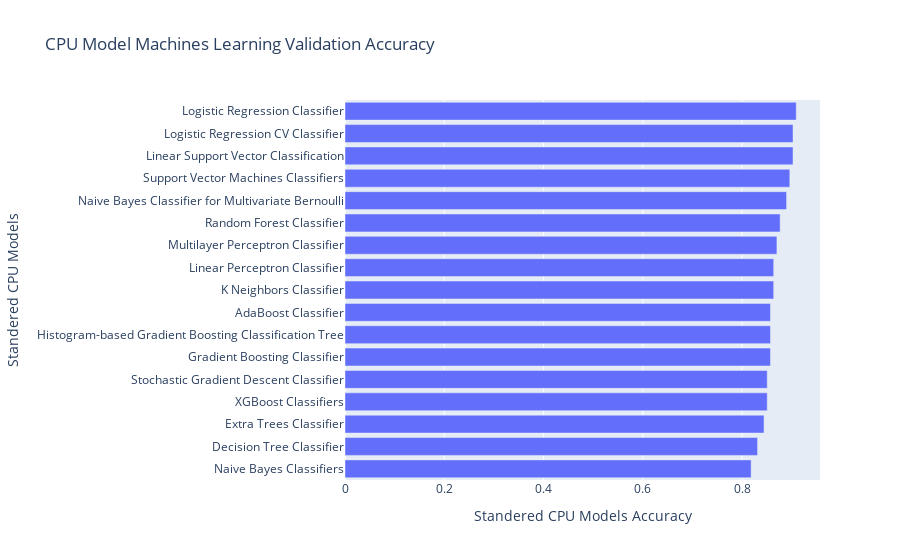

The notebook cell saved with this chart:
### Markdown cell above
### Accuracy Score

### Code cell
# Random Forest Classifier
Valid_accuracy_rf_m_1_cpu = accuracy_score(y_test, rf_m_1_pred_vaild_cpu)

# Gradient Boosting Classifier
Valid_accuracy_gb_m_1_cpu = accuracy_score(y_test, gb_m_1_pred_vaild_cpu)

# Histogram-based Gradient Boosting Classification Tree
Valid_accuracy_hgb_m_1_cpu = accuracy_score(y_test, hgb_m_1_pred_vaild_cpu)

# AdaBoost Classifier
Valid_accuracy_ad_m_1_cpu = accuracy_score(y_test, ad_m_1_pred_vaild_cpu)

# Extra Trees Classifier
Valid_accuracy_et_m_1_cpu = accuracy_score(y_test, et_m_1_pred_vaild_cpu)

# K Neighbors Classifier
Valid_accuracy_knn_m_1_cpu = accuracy_score(y_test, knn_m_1_pred_vaild_cpu)

# Naive Bayes Classifiers
Valid_accuracy_nb_m_1_cpu = accuracy_score(y_test, nb_m_1_pred_vaild_cpu)

# Naive Bayes Classifier for Multivariate Bernoulli
Valid_accuracy_bnb_m_1_cpu = accuracy_score(y_test, bnb_m_1_pred_vaild_cpu)

# Decision Tree Classifier
Valid_accuracy_dt_m_1_cpu = accuracy_score(y_test, dt_m_1_pred_vaild_cpu)

# Logistic Regression Classifier
Valid_accuracy_lg_m_1_cpu = accuracy_score(y_test, lg_m_1_pred_vaild_cpu)

# Logistic Regression CV Classifier
Valid_accuracy_lgcv_m_1_cpu = accuracy_score(y_test, lgcv_m_1_pred_vaild_cpu)

# Stochastic Gradient Descent Classifier
Valid_accuracy_sgdc_m_1_cpu = accuracy_score(y_test, sgdc_m_1_pred_vaild_cpu)

# Linear Perceptron Classifier
Valid_accuracy_lpc_m_1_cpu = accuracy_score(y_test, lpc_m_1_pred_vaild_cpu)

# XGBoost Classifiers
Valid_accuracy_xgb_m_1_cpu = accuracy_score(y_test, xgb_m_1_pred_vaild_cpu)

# Support Vector Machines Classifiers
Valid_accuracy_svm_m_1_cpu = accuracy_score(y_test, svm_m_1_pred_vaild_cpu)

# Linear Support Vector Classification
Valid_accuracy_lsvm_m_1_cpu = accuracy_score(y_test, lsvm_m_1_pred_vaild_cpu)

# Multilayer Perceptron Classifier
Valid_accuracy_mlp_m_1_cpu = accuracy_score(y_test, mlp_m_1_pred_vaild_cpu)

cpu_ml_m_1_valid_compare = pd.DataFrame({"Standered CPU Models": [
                                "Random Forest Classifier", 
                                "Gradient Boosting Classifier",
                                "Histogram-based Gradient Boosting Classification Tree",
                                "AdaBoost Classifier",
                                "Extra Trees Classifier",
                                "K Neighbors Classifier",
                                "Naive Bayes Classifiers",
                                "Naive Bayes Classifier for Multivariate Bernoulli",
                                "Decision Tree Classifier",
                                "Logistic Regression Classifier",
                                "Logistic Regression CV Classifier",
                                "Stochastic Gradient Descent Classifier",
                                "Linear Perceptron Classifier",
                                "XGBoost Classifiers",
                                "Support Vector Machines Classifiers",
                                "Linear Support Vector Classification",
                                "Multilayer Perceptron Classifier"
                                ],

                "Standered CPU Models Accuracy": [
                                Valid_accuracy_rf_m_1_cpu, 
                                Valid_accuracy_gb_m_1_cpu,
                                Valid_accuracy_hgb_m_1_cpu,
                                Valid_accuracy_ad_m_1_cpu,
                                Valid_accuracy_et_m_1_cpu,
                                Valid_accuracy_knn_m_1_cpu,
                                Valid_accuracy_nb_m_1_cpu,
                                Valid_accuracy_bnb_m_1_cpu,
                                Valid_accuracy_dt_m_1_cpu,
                                Valid_accuracy_lg_m_1_cpu,
                                Valid_accuracy_lgcv_m_1_cpu,
                                Valid_accuracy_sgdc_m_1_cpu,
                                Valid_accuracy_lpc_m_1_cpu,
                                Valid_accuracy_xgb_m_1_cpu,
                                Valid_accuracy_svm_m_1_cpu,
                                Valid_accuracy_lsvm_m_1_cpu,
                                Valid_accuracy_mlp_m_1_cpu
                                ],
                        })  
                                
print(tabulate(cpu_ml_m_1_valid_compare, headers = 'keys', tablefmt = 'psql'))
fig = px.bar(cpu_ml_m_1_valid_compare.sort_values(by="Standered CPU Models Accuracy", ascending=True), x = "Standered CPU Models Accuracy", y = "Standered CPU Models", title = "CPU Model Machines Learning Validation Accuracy")
fig.show()

### Figure 1 — Plotly figure (JSON) as saved in the notebook; plotly's stock layout.template omitted (floating-point values rounded to 4 significant figures)
{"data": [{"alignmentgroup": "True", "hovertemplate": "Standered CPU Models Accuracy=%{x}<br>Standered CPU Models=%{y}<extra></extra>", "legendgroup": "", "marker": {"color": "#636efa", "pattern": {"shape": ""}}, "name": "", "offsetgroup": "", "orientation": "h", "showlegend": false, "textposition": "auto", "type": "bar", "x": [0.8182, 0.8312, 0.8442, 0.8506, 0.8506, 0.8571, 0.8571, 0.8571, 0.8636, 0.8636, 0.8701, 0.8766, 0.8896, 0.8961, 0.9026, 0.9026, 0.9091], "xaxis": "x", "y": ["Naive Bayes Classifiers", "Decision Tree Classifier", "Extra Trees Classifier", "XGBoost Classifiers", "Stochastic Gradient Descent Classifier", "Gradient Boosting Classifier", "Histogram-based Gradient Boosting Classification Tree", "AdaBoost Classifier", "K Neighbors Classifier", "Linear Perceptron Classifier", "Multilayer Perceptron Classifier", "Random Forest Classifier", "Naive Bayes Classifier for Multivariate Bernoulli", "Support Vector Machines Classifiers", "Linear Support Vector Classification", "Logistic Regression CV Classifier", "Logistic Regression Classifier"], "yaxis": "y"}], "layout": {"barmode": "relative", "legend": {"tracegroupgap": 0}, "title": {"text": "CPU Model Machines Learning Validation Accuracy"}, "xaxis": {"anchor": "y", "domain": [0, 1], "title": {"text": "Standered CPU Models Accuracy"}}, "yaxis": {"anchor": "x", "domain": [0, 1], "title": {"text": "Standered CPU Models"}}}}
